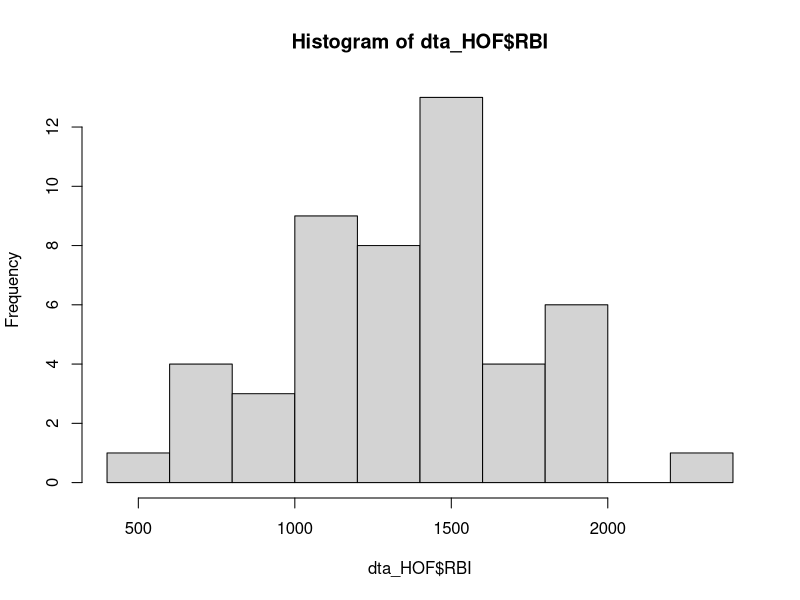
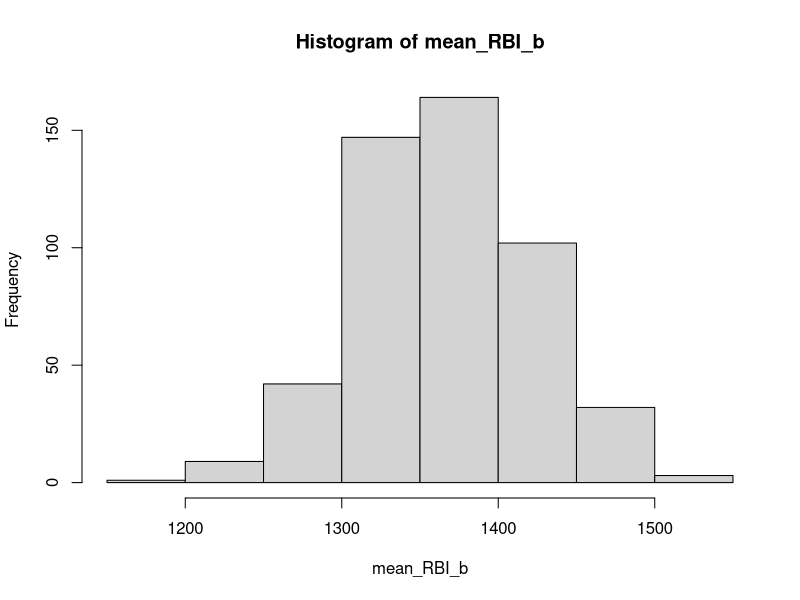
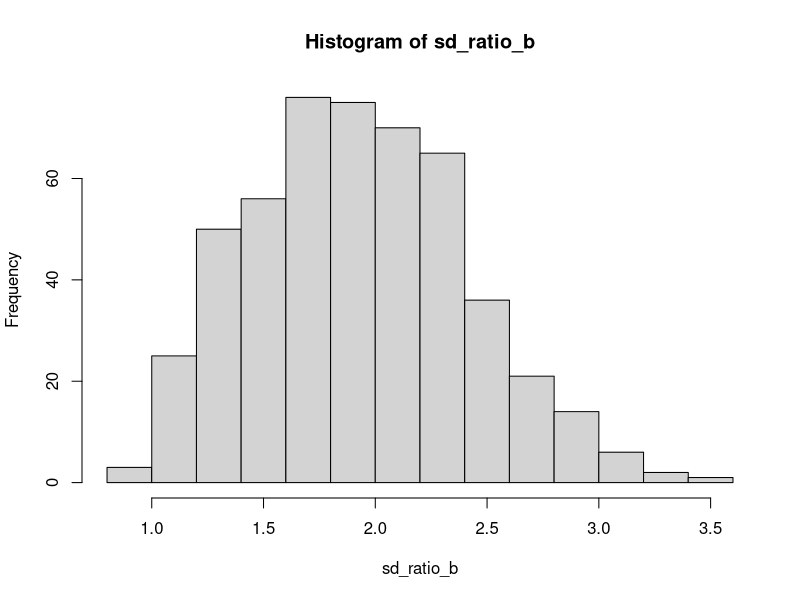

R code for these plots, in order:
#### Career statistics and Hall of Fame membership for 1,780 active and retired Major 
#### League Baseball players (pitchers excluded) through 2014.
#### Data Provided By baseball-reference.com

dta <- read.csv("hof.csv")
n <- nrow(dta)

## Use bootstrap method to construct an 80% confidence interval for mean RBI among those in 
## the HOF.

## Set aside only those players in the HOF.
dta_HOF <- with(dta, dta[HOF == 1, ])

## Generate Hitogram as Visual Aid
hist(dta_HOF$RBI)
mean(dta_HOF$RBI)

## Run bootstrap
B <- 500
mean_RBI_b <- numeric(B)
for(b in 1:B) {
  y <- with(dta_HOF, sample(RBI, replace = TRUE))
  mean_RBI_b[b] <- mean(y)
}

## Get histogram and calculate CI and print
hist(mean_RBI_b)
ci_boot <- quantile(mean_RBI_b, c(0.1, 0.9))

## Use the bootstrap to test H_0: mean RBI = 1400 vs. H_a: mean RBI < 1400, among players 
## in the HOF.

## Transform to force H_0 to be true.
RBI_0 <- with(dta_HOF, mean(RBI))
RBI_trans <- with(dta_HOF, RBI - mean(RBI) + 1400)


## Run Bootstrap with RBI_trans to calculate p
B <- 500
mean_RBI_b <- numeric(B)
for(b in 1:B) {
  y <- sample(RBI_trans, replace = TRUE)
  mean_RBI_b[b] <- mean(y)
}
p_value_boot <- mean(mean_RBI_b < RBI_0)

## Among those players who are currently eligible to be in the HOF, I am going
## to see if the standard deviation for the number of stolen bases (SB) for 
## those in the HOF is twice (or more) that for those who are not in the HOF.

## Set aside only the players currently eligible to be in the HOF.
dta_elig <- with(dta, dta[(SP >= 10) & ((2014 - LY) >= 5), ])

## Hypothesis test at significance level 0.05
## Force H_0 to be true and then run bootstrap

sd_ratio_0 <- with(dta_elig, sqrt(var(SB[HOF == 1])) / sqrt(var(SB[HOF == 0])))
dta_elig_scaled <- dta_elig
dta_elig_scaled$SB[dta_elig_scaled$HOF == 1] <- 
  with(dta_elig, SB[HOF == 1] / sqrt(var(SB[HOF == 1]))) * 2
dta_elig_scaled$SB[dta_elig_scaled$HOF == 0] <- 
  with(dta_elig, SB[HOF == 0] / sqrt(var(SB[HOF == 0])))

B <- 500
sd_ratio_b <- numeric(B)
for(b in 1:B) {
  y_hof_0 <- with(dta_elig_scaled, sample(SB[HOF == 0], replace = TRUE))
  y_hof_1 <- with(dta_elig_scaled, sample(SB[HOF == 1], replace = TRUE))
  sd_ratio_b[b] <- sqrt(var(y_hof_1)) / sqrt(var(y_hof_0))
}
hist(sd_ratio_b)
p_value <- sum(sd_ratio_b >= sd_ratio_0) / B
